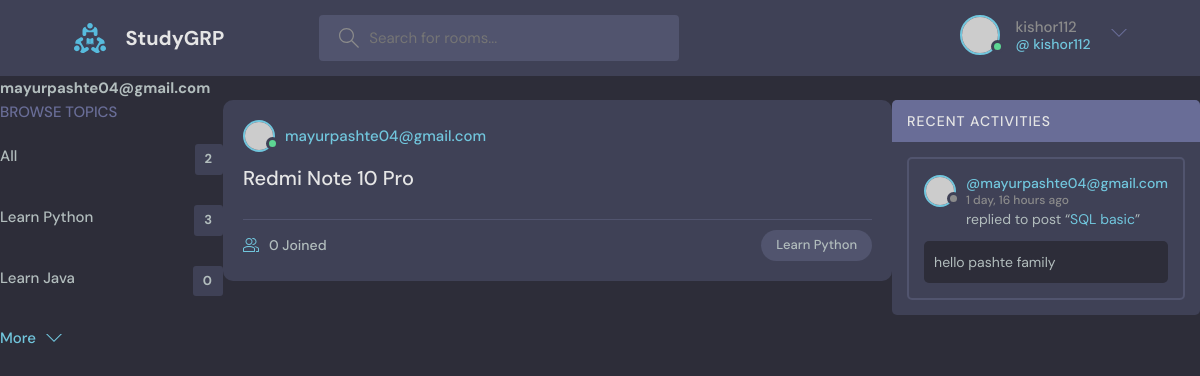
The page /profile/2/ (signed in) on the database its author committed.
### base/models.py (models this page shows, shortened)
class Topic(models.Model):
    name=models.CharField(max_length=200)

class Room(models.Model):
    host=models.ForeignKey(User,on_delete=models.SET_NULL,null=True)
    topic=models.ForeignKey(Topic,on_delete=models.SET_NULL,null=True)
    participants = models.ManyToManyField(
        User, related_name='participants', blank=True)
    name=models.CharField(max_length=50)
    description=models.TextField(null=True,blank=True)
    updated_at=models.DateTimeField(auto_now=True)
    created_at=models.DateField(auto_now_add=True)
    class Meta:
        ordering=['-updated_at','-created_at']
    def __str__(self):
        return self.name

class message(models.Model):
    user=models.ForeignKey(User,on_delete=models.CASCADE)
    room=models.ForeignKey(Room,on_delete=models.CASCADE)
    body=models.TextField(max_length=200)
    updated_at=models.DateTimeField(auto_now=True)
    created_at=models.DateField(auto_now_add=True)
    class Meta:
        ordering=['-updated_at','-created_at']

### base/views.py (the view)
# urls.py: path('profile/<int:pk>/', views.userProfile, name="profile"),
def userProfile(request,pk):
    user=User.objects.get(id=pk)
    room=user.room_set.all()
    room_messages=user.message_set.all()
    topic=Topic.objects.all()
    context={'user':user,'room':room,'room_messages':room_messages,'topic':topic}
    return render(request,'base/profile.html',context)

### base/templates/base/profile.html (shortened to what this page needs)
{% extends 'main.html' %}
{% block content %}
<h1>{{user.username}}</h1>
<div class="profile-container">
    <div>
        {% include 'base/topic.html' %}
    </div>
    <div>
        {% include 'base/feed.html' %}
    </div>
    <div>
        {% include 'base/activity.html' %}
    </div>
</div>
{% endblock %}

### templates/navbar.html (shortened to what this page needs)
{% load static %}
<header class="header header--loggedIn">
    <div class="container">
      <a href="{% url 'home' %}" class="header__logo">
        <img src="{% static 'images/logo.svg' %}" />
        <h1>StudyGRP</h1>
      </a>
      <form class="header__search" method="GET" action="{% url 'home' %}">
        <label>
          <input name="q"  placeholder="Search for rooms..." />
        </label>
      </form>
      <nav class="header__menu">
        {% if request.user.is_authenticated %}
        <div class="header__user">
          <a href="profile.html">
            <div class="avatar avatar--medium active">
              <img src="https://randomuser.me/api/portraits/men/37.jpg" />
            </div>
            <p> {{request.user.username}} <span>@ {{request.user.username}}</span></p>
          </a>
          <button class="dropdown-button">
            <svg version="1.1" xmlns="http://www.w3.org/2000/svg" width="32" height="32" viewBox="0 0 32 32">
              <title>chevron-down</title>
              <path d="M16 21l-13-13h-3l16 16 16-16h-3l-13 13z"></path>
            </svg>
          </button>
        </div>
        {% endif %}
      </nav>
    </div>
  </header>

### base/templates/base/topic.html
<div class="topics">
  <div class="topics__header">
    <h2>Browse Topics</h2>
  </div>
  <ul class="topics__list">
    <li>
      <a href="{% url 'home' %} class="active">All <span>{{topic.count}}</span></a>
    </li>
    {% for topic in topic %}
    <li>
      <a href="{% url 'home' %}?q={{topic.name}}">{{topic.name}} <span>{{topic.room_set.all.count}}</span></a>
    </li>
    {% endfor %}
  </ul>
  <a class="btn btn--link" href="topics.html">
    More
    <svg version="1.1" xmlns="http://www.w3.org/2000/svg" width="32" height="32" viewBox="0 0 32 32">
      <title>chevron-down</title>
      <path d="M16 21l-13-13h-3l16 16 16-16h-3l-13 13z"></path>
    </svg>
  </a>
</div>

### base/templates/base/feed.html (shortened to what this page needs)
{% for room in room %}
<div class="roomListRoom">
  <div class="roomListRoom__header">
    <a href="#" class="roomListRoom__author">
      <div class="avatar avatar--small active">
        <img src="https://randomuser.me/api/portraits/men/11.jpg" />
      </div>
      <span>{{room.host.username}}</span>
    </a>
  </div>
  <div class="roomListRoom__content">
    <a href="{% url 'room' room.id %}">{{room.name}}</a>
  </div>
  <div class="roomListRoom__meta">
    <a href="{% url 'room' room.id %}" class="roomListRoom__joined">
      {{room.participants.all.count}} Joined
    </a>
    <p class="roomListRoom__topic">{{room.topic.name}}</p>
  </div>
</div>
{% endfor %}

### base/templates/base/activity.html
<div class="activities">
  <div class="activities__header">
    <h2>Recent Activities</h2>
  </div>
  {% for message in room_messages %}
  <div class="activities__box">
    <div class="activities__boxHeader roomListRoom__header">
      <a href="{% url 'profile' message.user.id %}" class="roomListRoom__author">
        <div class="avatar avatar--small">
          <img src="https://randomuser.me/api/portraits/women/11.jpg" />
        </div>
        <p>
          @{{message.user}}
          <span>{{message.created_at | timesince }} ago</span>
        </p>
      </a>
    </div>
    <div class="activities__boxContent">
      <p>
        replied to post “<a href="{% url 'room' message.room.id %}">{{message.room}}</a>”
      </p>
      <div class="activities__boxRoomContent">{{message.body}}</div>
    </div>
  </div>
  {% endfor %}
</div>

### base/templates/base/profile.html (style rules this page uses)
.profile-container { display: grid; grid-template-columns: 1fr 3fr 1fr ; }

### rows shown on the page
Topic: name "Learn Python", room_set.all.count "3"
Topic: name "Learn Java", room_set.all.count "0"
Room: host.username "mayurpashte04@gmail.com", name "Redmi Note 10 Pro", participants.all.count "0", topic.name "Learn Python"
message: user "mayurpashte04@gmail.com", created_at "1 day, 16 hours", room "SQL basic", body "hello pashte family"

### other values the page prints
{{ request.user.username }} "kishor112"
{{ user.username }} "mayurpashte04@gmail.com"
{{ topic.count }} "2"
